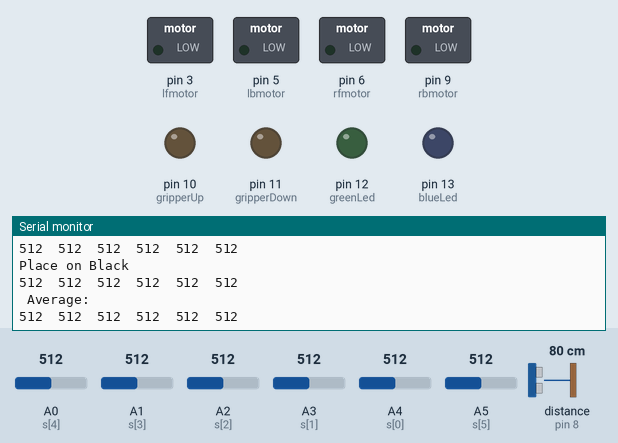
A sketch run on a simulated Arduino Nano, built with avr-gcc and run on an emulated ATmega328P. On the bench: switched loads named in the sketch (green lamp = pin HIGH), output pins drawn as LEDs (lit = HIGH), the last lines printed to the serial monitor. Wiring (inferred from the names in the program): ultrasonic range finder: trigger pin 7; echo pin 8. The inputs (shaded band) are chosen by the test bench; at power-on: distance to the obstacle (sensor on pin 8) 80 cm, A0 (s[4]) = 512, A1 (s[3]) = 512, A2 (s[2]) = 512, A3 (s[1]) = 512, A4 (s[0]) = 512, A5 (s[5]) = 512. The echo pulse lasts 58.3 µs per cm; pins used as bus, display or sensor lines are not drawn.

Above: at 7.1 s.
10.3 s: distance to the obstacle (sensor on pin 8) set to 2 cm
At 11.4 s:
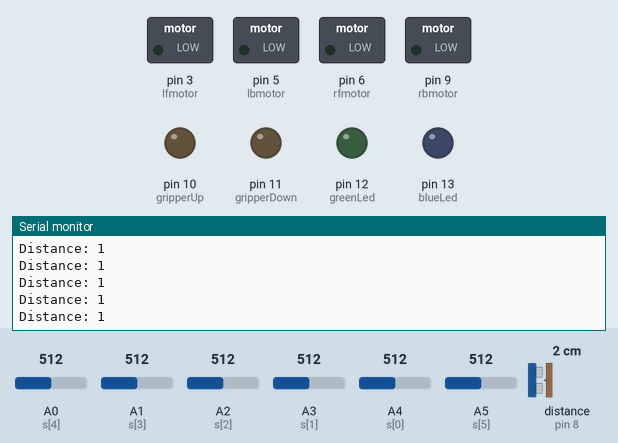
13.3 s: distance to the obstacle (sensor on pin 8) set to 18 cm
At 14.2 s:
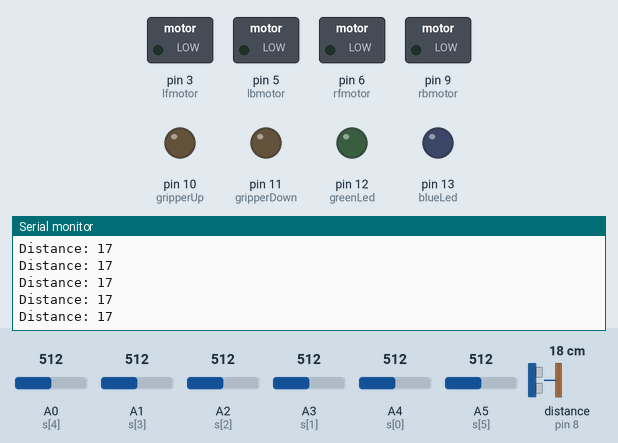
Timing chart, 0 to 16.3 s (numbered marks = the images above; inputs shaded):
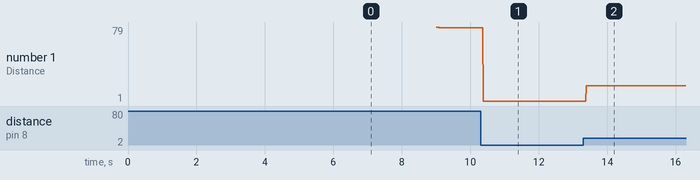

Measured:
- after the input at 10.3 s, the serial monitor: prints a new line after 0.08 s (image 1)
- after the input at 13.3 s, the serial monitor: prints a new line after 0.08 s (image 2)
- plotted number 1: 78 → 1 after the input at 10.3 s, 1 → 17 after the input at 13.3 s

The sketch:

sketch_jan14e.ino
```cpp
#define SPEED 150
#define SLOWSPEED 100
#define VSLOWSPEED 150
int s[6] = {A4, A3, A2, A1, A0, A5};
int avg[6];
int val[6];
int white[6];
int black[6];
int i, j;
int ir[6];
int lfmotor = 3;
int rfmotor = 6;
int lbmotor = 5;
int rbmotor = 9;
int trigPin = 7;
int echoPin = 8;

long duration;
int gripperDown = 11;
int gripperUp = 10;
int red, green, blue;
int r[4], g[4], b[4];
int redLed = 10;
int blueLed = 13;
int greenLed = 12;
int input = A6;
void setup() {
  Serial.begin(9600);
  pinMode( lfmotor, OUTPUT );
  pinMode( rfmotor, OUTPUT );
  pinMode( lbmotor, OUTPUT );
  pinMode( rbmotor, OUTPUT );
  analogWrite(lbmotor, 0);
  analogWrite(rbmotor, 0);
  analogWrite(lfmotor, 0);
  analogWrite(rfmotor, 0);

  Serial.println("Place on White");
  delay(2000);

  for (i = 0; i < 6; i++)
  {
    white[i] = analogRead(s[i]);
    Serial.print(white[i]);
    Serial.print("\t");
  } Serial.println(" ");
  delay(1000);

  Serial.println("Place on Black");
  delay(2000);

  for (i = 0; i < 6; i++)
  {
    black[i] = analogRead(s[i]);
    Serial.print(black[i]);
    Serial.print("\t");
  } Serial.println("");
  Serial.println(" Average:");
  delay(1000);
  for (i = 0; i < 6; i++)
  {
    avg[i] = (black[i] + white[i]) / 2;
    Serial.print(avg[i]);
    Serial.print("\t");
  } Serial.println(" ");
  delay(1000);

  pinMode(gripperDown, OUTPUT);
  pinMode(gripperUp, OUTPUT);
  digitalWrite(gripperDown, LOW);
  //digitalWrite(gripperUp, HIGH);
  delay(2000);
  //digitalWrite(gripperUp, LOW);

  pinMode(trigPin, OUTPUT);
  pinMode(echoPin, INPUT);

  pinMode(redLed, OUTPUT);
  pinMode(greenLed, OUTPUT);
  pinMode(blueLed, OUTPUT);
  pinMode(input, INPUT);
}

int value()
{
  for (i = 0; i < 6; i++)
  {
    ir[i] = ( analogRead(s[i]) > avg[i] ? 1 : 0 );
    Serial.print(ir[i]);
    Serial.print("\t");
  }
  Serial.println("");
  return 16 * ir[0] + 8 * ir[1] + 4 * ir[2] + 2 * ir[3] + 1 * ir[4] + 1000 * ir[5];
}


void leftTurn()
{
  while (!(analogRead(s[2]) < avg[2]))
  {
    analogWrite(lfmotor, 0);
    analogWrite(lbmotor, 0);
    analogWrite(rfmotor, SPEED);
    analogWrite(rbmotor, 0);
    Serial.println("left turn");
  }
  while (!(analogRead(s[2]) > avg[2]))
  {
    analogWrite(lfmotor, 0);
    analogWrite(lbmotor, 0);
    analogWrite(rfmotor, SPEED);
    analogWrite(rbmotor, 0);
    Serial.println("left turn");
  }
}

void rightTurn()
{
  while (!(analogRead(s[2]) < avg[2]))
  {
    analogWrite(lfmotor, SPEED);
    analogWrite(lbmotor, 0);
    analogWrite(rfmotor, 0);
    analogWrite(rbmotor, 0);
    Serial.println("right turn");
  }
  while (!(analogRead(s[2]) > avg[2]))
  {
    analogWrite(lfmotor, SPEED);
    analogWrite(lbmotor, 0);
    analogWrite(rfmotor, 0);
    analogWrite(rbmotor, 0);
    Serial.println("right turn");
  }
}

void left()
{
  analogWrite(lfmotor, SLOWSPEED);
  analogWrite(lbmotor, 0);
  analogWrite(rfmotor, SPEED);
  analogWrite(rbmotor, 0);
  Serial.println("left");
}

void right()
{
  analogWrite(lfmotor, SPEED);
  analogWrite(lbmotor, 0);
  analogWrite(rfmotor, SLOWSPEED);
  analogWrite(rbmotor, 0);
  Serial.println("right");
}

void forward()
{
  analogWrite(lfmotor, SPEED);
  analogWrite(lbmotor, 0);
  analogWrite(rfmotor, SPEED);
  analogWrite(rbmotor, 0);
  Serial.println("fwd");
}
void Stop()
{
  analogWrite(lfmotor, 0);
  analogWrite(lbmotor, 0);
  analogWrite(rfmotor, 0);
  analogWrite(rbmotor, 0);
  Serial.println("Stop");
}

void reverseLeft()
{
  analogWrite(lfmotor, 0);
  analogWrite(lbmotor, 0);
  analogWrite(rfmotor, 0);
  analogWrite(rbmotor, SPEED);
  Serial.println("reverse left");
}

void reverseRight()
{
  analogWrite(lfmotor, 0);
  analogWrite(lbmotor, SPEED);
  analogWrite(rfmotor, 0);
  analogWrite(rbmotor, 0);
  Serial.println("reverse right");
}
void reverseLeftTurn()
{ while ((analogRead(s[2]) > avg[2])) {
    analogWrite(lfmotor, 0);
    analogWrite(lbmotor, 0);
    analogWrite(rfmotor, 0);
    analogWrite(rbmotor, SPEED);
    Serial.println("reverse left turn");
  }

}

void reverseRightTurn()
{
  while ((analogRead(s[2]) < avg[2])) {
    analogWrite(lfmotor, 0);
    analogWrite(lbmotor, SPEED);
    analogWrite(rfmotor, 0);
    analogWrite(rbmotor, 0);
    Serial.println("reverse right");
  }
}

void backward()
{
  analogWrite(lfmotor, 0);
  analogWrite(lbmotor, SPEED);
  analogWrite(rfmotor, 0);
  analogWrite(rbmotor, SPEED);
  Serial.println("bwd");
}

void rotate()
{
  //while (analogRead(A2) < avg[2])
  {
    analogWrite(lfmotor, 0);
    analogWrite(lbmotor, 0);
    analogWrite(rfmotor, SPEED);
    analogWrite(rbmotor, 0);
    Serial.println("rotate");
  }
}

void reverserotate()
{
  //while (analogRead(A2) < avg[2])
  {
    analogWrite(lfmotor, 0);
    analogWrite(lbmotor, SPEED);
    analogWrite(rfmotor, 0);
    analogWrite(rbmotor, 0);
    Serial.println("reverse rotate");
  }
}
void fullturn()
{
    while (!(analogRead(s[2]) < avg[2]))
  {
    analogWrite(lfmotor, 0);
    analogWrite(lbmotor, VSLOWSPEED);
    analogWrite(rfmotor, VSLOWSPEED);
    analogWrite(rbmotor, 0);
    Serial.println("full turn");
  }
  while (!(analogRead(s[2]) > avg[2]))
  {
    analogWrite(lfmotor, 0);
    analogWrite(lbmotor, VSLOWSPEED);
    analogWrite(rfmotor, VSLOWSPEED);
    analogWrite(rbmotor, 0);
    Serial.println("full turn");
    Stop();
  }
}
void followLine()
{ int value1 = value();
  if (value1 > 1000)
    value1 -= 1000;
  switch (value1) {

    case 14:
    case 4:
      forward();
      break;

    case 12:
    case 8:
    case 24:
    case 28:

      left();
      break;

    case 16:
    case 30:
      leftTurn();
      break;

    case 1:
    case 15:
      rightTurn();
      break;

    case 6:
    case 2:
    case 3:
    case 7:
      right();
      break;

    default:
      rotate();
  }
}
void reverseLine()
{ int value2;
  value2 = value();
  if (value2 > 1000)
    value2 -= 1000;
  switch (value2) {
    case 0:
      Stop();
      break;

    case 14:
    case 4:
      backward();
      break;

    case 12:
    case 8:
    case 5:
    case 24:

    case 28:
      reverseRight();
      break;
case 16:
reverseLeftTurn();
break;
    case 1:
    reverseRightTurn();
    break;

    case 2:
    case 3:
    case 6:
    case 7:
      reverseLeft();
      break;

    case 15:
      rightTurn();
      break;


    case 30:
      leftTurn();
      break;

    default:
      reverserotate();
  }
}
int distance()
{
  int distance;
  // Clears the trigPin
  digitalWrite(trigPin, LOW);
  delayMicroseconds(2);
  // Sets the trigPin on HIGH state for 10 micro seconds
  digitalWrite(trigPin, HIGH);
  delayMicroseconds(10);
  digitalWrite(trigPin, LOW);
  // Reads the echoPin, returns the sound wave travel time in microseconds
  duration = pulseIn(echoPin, HIGH);
  // Calculating the distance
  distance = (float)duration * 0.034 / 2;
  Serial.print("Distance: ");
  Serial.println(distance);
  return distance;
}
void distance2()
{
  int distance;
  // Clears the trigPin
  digitalWrite(trigPin, LOW);
  delayMicroseconds(2);
  // Sets the trigPin on HIGH state for 10 micro seconds
  digitalWrite(trigPin, HIGH);
  delayMicroseconds(10);
  digitalWrite(trigPin, LOW);
  // Reads the echoPin, returns the sound wave travel time in microseconds
  duration = pulseIn(echoPin, HIGH);
  // Calculating the distance
  distance = (float)duration * 0.034 / 2;
  Serial.print("Distance: ");
  Serial.println(distance);
//  return distance;
}
void grip() {
  Stop();
  digitalWrite(gripperDown, HIGH);
  digitalWrite(gripperUp, LOW);
  delay(1500);
  digitalWrite(gripperDown, LOW);
 while(distance()>5)
 followLine();
  digitalWrite(gripperDown, LOW);
  digitalWrite(gripperUp, HIGH);
  delay(1500);
  digitalWrite(gripperUp, LOW);
  backward();
  delay(3000);

}

void loop() {
distance2();//while(distance()> 9)
//followLine();
//grip();
//Stop();
//delay(10000);
}
```
